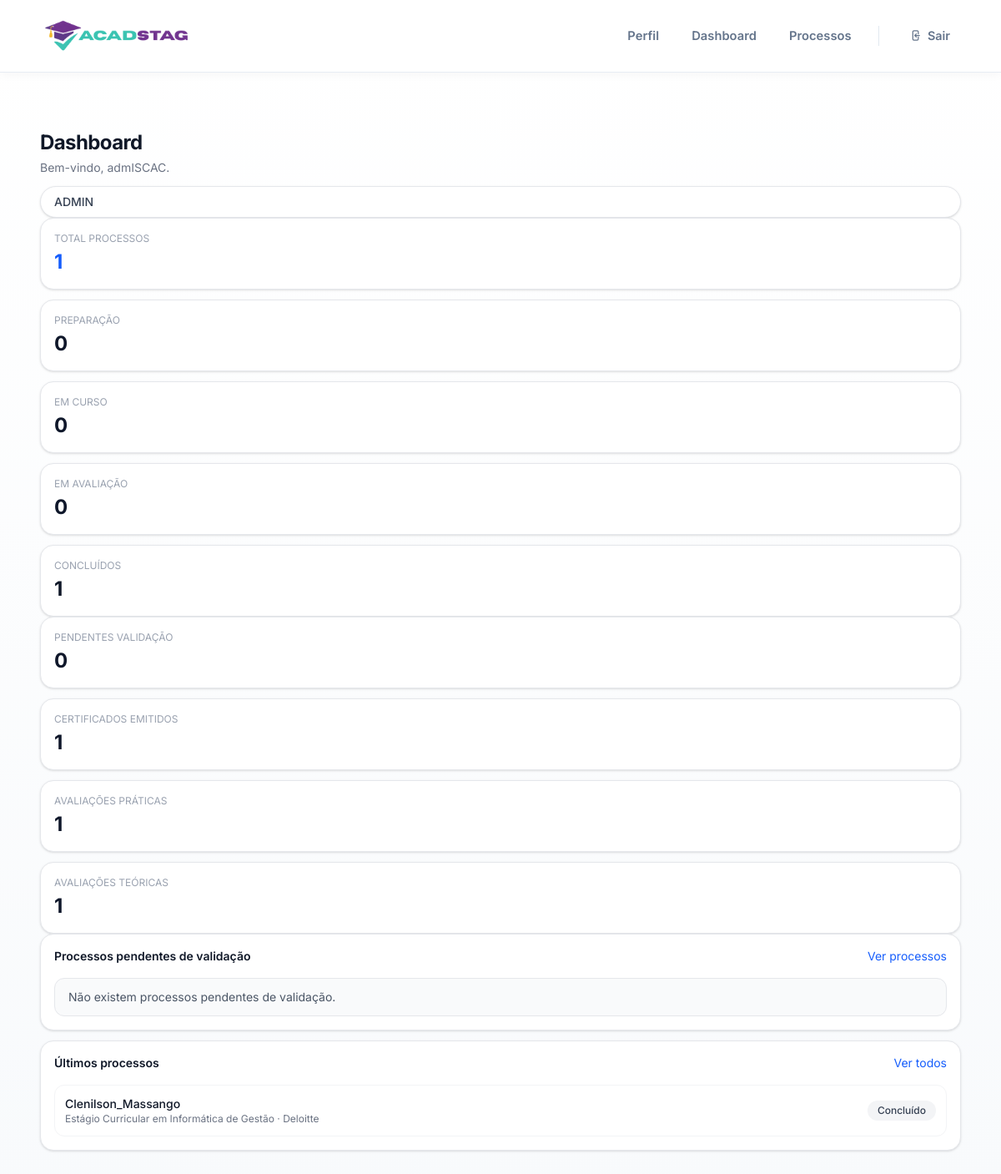
The page /dashboard/ (signed in) on the database its author committed.
### users/models.py (models this page shows, shortened)
class User(AbstractUser):
    class Roles(models.TextChoices):
        ALUNO = "ALUNO", "Aluno"
        EMPRESA = "EMPRESA", "Empresa"
        ORIENTADOR = "ORIENTADOR", "Orientador"
        ADMIN = "ADMIN", "Administrador"
    role = models.CharField(
        max_length=20,
        choices=Roles.choices,
        default=Roles.ALUNO
    )
    email = models.EmailField(unique=True, blank=True, null=True)

### processos/models.py (models this page shows, shortened)
class ProcessoEstagio(models.Model):
    class Estado(models.TextChoices):
        PREPARACAO = "PREPARACAO", "Preparação"
        EM_CURSO = "EM_CURSO", "Em curso"
        EM_AVALIACAO = "EM_AVALIACAO", "Em avaliação"
        CONCLUIDO = "CONCLUIDO", "Concluído"
    candidatura = models.OneToOneField(
        Candidatura,
        on_delete=models.CASCADE,
        related_name="processo",
    )
    orientador = models.ForeignKey(
        User,
        on_delete=models.SET_NULL,
        null=True,
        blank=True,
        related_name="processos_orientados",
        limit_choices_to={"role": "ORIENTADOR"},
    )
    supervisor_nome = models.CharField(max_length=150, blank=True)
    supervisor_email = models.EmailField(blank=True)
    supervisor_telefone = models.CharField(max_length=30, blank=True)
    supervisor_cargo = models.CharField(max_length=120, blank=True)
    local_estagio = models.CharField(max_length=200, blank=True)
    data_inicio = models.DateField(null=True, blank=True)
    data_fim = models.DateField(null=True, blank=True)
    acordo_estagio = models.FileField(
        upload_to="acordos_estagio/",
        validators=[FileExtensionValidator(allowed_extensions=["pdf"])],
        null=True,
        blank=True,
    )
    estado = models.CharField(
        max_length=30,
        choices=Estado.choices,
        default=Estado.PREPARACAO,
    )
    empresa_confirmada = models.BooleanField(default=False)
    validado_servicos_academicos = models.BooleanField(default=False)
    nota_final = models.DecimalField(
        max_digits=4,
        decimal_places=2,
        null=True,
        blank=True,
    )
    nota_publicada = models.BooleanField(default=False)
    criado_em = models.DateTimeField(auto_now_add=True)
    atualizado_em = models.DateTimeField(auto_now=True)
    class Meta:
        ordering = ["-criado_em"]

### candidaturas/models.py (models this page shows, shortened)
class Candidatura(models.Model):
    class Status(models.TextChoices):
        SUBMETIDA = "SUBMETIDA", "Submetida"
        ACEITE = "ACEITE", "Aceite"
        REJEITADA = "REJEITADA", "Rejeitada"
    aluno = models.ForeignKey(
        User,
        on_delete=models.CASCADE,
        related_name="candidaturas",
        limit_choices_to={"role": "ALUNO"},
    )
    estagio = models.ForeignKey(
        Estagio,
        on_delete=models.CASCADE,
        related_name="candidaturas",
    )
    cv = models.FileField(
        upload_to="candidaturas/cv/",
        validators=[FileExtensionValidator(allowed_extensions=["pdf"])],
        null=True,
        blank=True,
    )
    comprovativo_frequencia = models.FileField(
        upload_to="candidaturas/comprovativos/",
        validators=[FileExtensionValidator(allowed_extensions=["pdf"])],
        null=True,
        blank=True,
    )
    status = models.CharField(
        max_length=20,
        choices=Status.choices,
        default=Status.SUBMETIDA,
    )
    data_candidatura = models.DateTimeField(auto_now_add=True)
    class Meta:
        unique_together = ("aluno", "estagio")
        ordering = ["-data_candidatura"]

### estagios/models.py (models this page shows, shortened)
class Estagio(models.Model):
    titulo = models.CharField(max_length=200)
    descricao = models.TextField()
    area = models.CharField(max_length=100)
    duracao_meses = models.IntegerField()
    ativo = models.BooleanField(default=True)
    data_criacao = models.DateTimeField(auto_now_add=True)
    empresa = models.ForeignKey(
        Empresa,
        on_delete=models.CASCADE,
        related_name="estagios"
    )

### empresas/models.py (models this page shows, shortened)
class Empresa(models.Model):
    user = models.OneToOneField(
        User,
        on_delete=models.CASCADE,
        related_name="empresa",
        limit_choices_to={"role": "EMPRESA"},
    )
    nome = models.CharField(max_length=200)
    area = models.CharField(max_length=120, blank=True)
    contacto = models.CharField(max_length=120, blank=True)
    morada = models.CharField(max_length=200, blank=True)
    nif = models.CharField(max_length=20, blank=True)

### dashboard/views.py (the view)
# urls.py: path("dashboard/", views.dashboard_view, name="home"),
@login_required
@role_required("ALUNO", "EMPRESA", "ORIENTADOR", "ADMIN", message="Acesso não autorizado.")
def dashboard_view(request):
    user = request.user
    if user.role == "ALUNO":
        context = _build_aluno_context(user)
    elif user.role == "EMPRESA":
        context = _build_empresa_context(user)
    elif user.role == "ORIENTADOR":
        context = _build_orientador_context(user)
    elif user.role == "ADMIN":
        context = _build_admin_context()
    else:
        context = {}
    return render(request, "dashboard/home.html", context)

### templates/dashboard/home.html (shortened to what this page needs)
{% extends "base.html" %}
{% load status_tags %}
{% block content %}
<div class="w-full mx-auto py-5 px-4">
  <div class="flex flex-col lg:flex-row lg:items-center lg:justify-between gap-3 mb-5">
    <div>
      <h2 class="text-2xl font-bold tracking-tight text-gray-900">Dashboard</h2>
      <p class="text-sm text-gray-500 mt-1">
        Bem-vindo, {{ request.user.first_name|default:request.user.username }}.
      </p>
    </div>
    <div class="inline-flex items-center rounded-full border border-gray-200 bg-white px-4 py-2 text-sm font-medium text-gray-700 shadow-sm">
      {{ request.user.role }}
    </div>
  </div>
  {% if user.role == "ALUNO" %}
    <div class="grid grid-cols-2 xl:grid-cols-4 gap-3 mb-5">
      <div class="bg-white border border-gray-200 rounded-2xl shadow-sm p-4">
        <p class="text-xs uppercase tracking-wide text-gray-400 mb-1">Submetidas</p>
        <p class="text-2xl font-bold text-yellow-600">{{ kpis.submetidas }}</p>
      </div>
      <div class="bg-white border border-gray-200 rounded-2xl shadow-sm p-4">
        <p class="text-xs uppercase tracking-wide text-gray-400 mb-1">Aceites</p>
        <p class="text-2xl font-bold text-green-600">{{ kpis.aceites }}</p>
      </div>
      <div class="bg-white border border-gray-200 rounded-2xl shadow-sm p-4">
        <p class="text-xs uppercase tracking-wide text-gray-400 mb-1">Rejeitadas</p>
        <p class="text-2xl font-bold text-red-600">{{ kpis.rejeitadas }}</p>
      </div>
      <div class="bg-white border border-gray-200 rounded-2xl shadow-sm p-4">
        <p class="text-xs uppercase tracking-wide text-gray-400 mb-1">Processos</p>
        <p class="text-2xl font-bold text-blue-600">{{ kpis.processos }}</p>
      </div>
    </div>
    <div class="grid grid-cols-1 xl:grid-cols-3 gap-3">
      <div class="xl:col-span-2 bg-white border border-gray-200 rounded-2xl shadow-sm p-4">
        <div class="flex items-center justify-between mb-4">
          <h3 class="text-sm font-semibold text-gray-900">Últimas candidaturas</h3>
          <a href="{% url 'candidaturas:minhas' %}" class="text-sm text-blue-600 hover:underline">
            Ver todas
          </a>
        </div>
        <div class="space-y-3">
          {% for c in ultimas_candidaturas %}
            <div class="flex items-center justify-between gap-3 rounded-xl border border-gray-100 px-3 py-3">
              <div class="min-w-0">
                <p class="text-sm font-medium text-gray-900 truncate">{{ c.estagio.titulo }}</p>
                <p class="text-xs text-gray-500 truncate">{{ c.estagio.empresa.nome }}</p>
              </div>
              <span class="shrink-0 px-2 py-1 rounded text-xs font-semibold {{ c.status|status_badge }}">
                {{ c.status }}
              </span>
            </div>
          {% empty %}
            <div class="rounded-xl border border-yellow-200 bg-yellow-50 px-4 py-3 text-sm text-yellow-800">
              Sem candidaturas.
            </div>
          {% endfor %}
        </div>
      </div>
      <div class="bg-white border border-gray-200 rounded-2xl shadow-sm p-4">
        <div class="flex items-center justify-between mb-4">
          <h3 class="text-sm font-semibold text-gray-900">Estágios recentes</h3>
          <a href="{% url 'estagios:list' %}" class="text-sm text-blue-600 hover:underline">
            Ver mais
          </a>
        </div>
        <div class="space-y-3">
          {% for e in estagios_recentes %}
            <a
              href="{% url 'estagios:detail' e.id %}"
              class="block rounded-xl border border-gray-100 px-3 py-3 hover:bg-gray-50 transition"
            >
              <p class="text-sm font-medium text-gray-900 truncate">{{ e.titulo }}</p>
              <p class="text-xs text-gray-500 truncate">{{ e.area }}</p>
            </a>
          {% empty %}
            <div class="text-sm text-gray-500">Sem estágios disponíveis.</div>
          {% endfor %}
        </div>
      </div>
    </div>
  {% elif user.role == "ADMIN" %}
    <div class="grid grid-cols-2 xl:grid-cols-5 gap-3 mb-5">
      <div class="bg-white border border-gray-200 rounded-2xl shadow-sm p-4">
        <p class="text-xs uppercase tracking-wide text-gray-400 mb-1">Total processos</p>
        <p class="text-2xl font-bold text-blue-600">{{ kpis.processos_total }}</p>
      </div>
      <div class="bg-white border border-gray-200 rounded-2xl shadow-sm p-4">
        <p class="text-xs uppercase tracking-wide text-gray-400 mb-1">Preparação</p>
        <p class="text-2xl font-bold text-yellow-600">{{ kpis.processos_preparacao }}</p>
      </div>
      <div class="bg-white border border-gray-200 rounded-2xl shadow-sm p-4">
        <p class="text-xs uppercase tracking-wide text-gray-400 mb-1">Em curso</p>
        <p class="text-2xl font-bold text-green-600">{{ kpis.processos_em_curso }}</p>
      </div>
      <div class="bg-white border border-gray-200 rounded-2xl shadow-sm p-4">
        <p class="text-xs uppercase tracking-wide text-gray-400 mb-1">Em avaliação</p>
        <p class="text-2xl font-bold text-purple-600">{{ kpis.processos_em_avaliacao }}</p>
      </div>
      <div class="bg-white border border-gray-200 rounded-2xl shadow-sm p-4">
        <p class="text-xs uppercase tracking-wide text-gray-400 mb-1">Concluídos</p>
        <p class="text-2xl font-bold text-gray-900">{{ kpis.processos_concluidos }}</p>
      </div>
    </div>
    <div class="grid grid-cols-2 xl:grid-cols-4 gap-3 mb-5">
      <div class="bg-white border border-gray-200 rounded-2xl shadow-sm p-4">
        <p class="text-xs uppercase tracking-wide text-gray-400 mb-1">Pendentes validação</p>
        <p class="text-2xl font-bold text-orange-600">{{ kpis.pendentes_validacao }}</p>
      </div>
      <div class="bg-white border border-gray-200 rounded-2xl shadow-sm p-4">
        <p class="text-xs uppercase tracking-wide text-gray-400 mb-1">Certificados emitidos</p>
        <p class="text-2xl font-bold text-emerald-600">{{ kpis.certificados_emitidos }}</p>
      </div>
      <div class="bg-white border border-gray-200 rounded-2xl shadow-sm p-4">
        <p class="text-xs uppercase tracking-wide text-gray-400 mb-1">Avaliações práticas</p>
        <p class="text-2xl font-bold text-indigo-600">{{ kpis.avaliacoes_praticas }}</p>
      </div>
      <div class="bg-white border border-gray-200 rounded-2xl shadow-sm p-4">
        <p class="text-xs uppercase tracking-wide text-gray-400 mb-1">Avaliações teóricas</p>
        <p class="text-2xl font-bold text-pink-600">{{ kpis.avaliacoes_teoricas }}</p>
      </div>
    </div>
    <div class="grid grid-cols-1 xl:grid-cols-2 gap-3">
      <div class="bg-white border border-gray-200 rounded-2xl shadow-sm p-4">
        <div class="flex items-center justify-between mb-4">
          <h3 class="text-sm font-semibold text-gray-900">Processos pendentes de validação</h3>
          <a href="{% url 'processos:list' %}" class="text-sm text-blue-600 hover:underline">
            Ver processos
          </a>
        </div>
        <div class="space-y-3">
          {% for processo in processos_pendentes_validacao %}
            <a
              href="{% url 'processos:detalhe' processo.pk %}"
              class="block rounded-xl border border-gray-100 px-3 py-3 hover:bg-gray-50 transition"
            >
              <div class="flex items-center justify-between gap-3">
                <div class="min-w-0">
                  <p class="text-sm font-medium text-gray-900 truncate">
                    {{ processo.candidatura.aluno.get_full_name|default:processo.candidatura.aluno.username }}
                  </p>
                  <p class="text-xs text-gray-500 truncate">
                    {{ processo.candidatura.estagio.titulo }} · {{ processo.candidatura.estagio.empresa.nome }}
                  </p>
                </div>
                <span class="shrink-0 rounded-full bg-yellow-100 px-3 py-1 text-xs font-medium text-yellow-800">
                  Por validar
                </span>
              </div>
            </a>
          {% empty %}
            <div class="rounded-xl border border-gray-200 bg-gray-50 px-4 py-3 text-sm text-gray-600">
              Não existem processos pendentes de validação.
            </div>
          {% endfor %}
        </div>
      </div>
      <div class="bg-white border border-gray-200 rounded-2xl shadow-sm p-4">
        <div class="flex items-center justify-between mb-4">
          <h3 class="text-sm font-semibold text-gray-900">Últimos processos</h3>
          <a href="{% url 'processos:list' %}" class="text-sm text-blue-600 hover:underline">
            Ver todos
          </a>
        </div>
        <div class="space-y-3">
          {% for processo in ultimos_processos %}
            <a
              href="{% url 'processos:detalhe' processo.pk %}"
              class="block rounded-xl border border-gray-100 px-3 py-3 hover:bg-gray-50 transition"
            >
              <div class="flex items-center justify-between gap-3">
                <div class="min-w-0">
                  <p class="text-sm font-medium text-gray-900 truncate">
                    {{ processo.candidatura.aluno.get_full_name|default:processo.candidatura.aluno.username }}
                  </p>
                  <p class="text-xs text-gray-500 truncate">
                    {{ processo.candidatura.estagio.titulo }} · {{ processo.candidatura.estagio.empresa.nome }}
                  </p>
                </div>
                <span class="shrink-0 rounded-full bg-gray-100 px-3 py-1 text-xs font-medium text-gray-700">
                  {{ processo.get_estado_display }}
                </span>
              </div>
            </a>
          {% empty %}
            <div class="rounded-xl border border-gray-200 bg-gray-50 px-4 py-3 text-sm text-gray-600">
              Ainda não existem processos registados.
            </div>
          {% endfor %}
        </div>
      </div>
    </div>
  {% else %}
    <div class="bg-white border border-gray-200 rounded-2xl shadow-sm p-5">
      <p class="text-sm text-gray-500">Sem dados disponíveis para este perfil.</p>
    </div>
  {% endif %}
</div>
{% endblock %}

### templates/base.html (style rules this page uses)
:root { --teal: #2DD4BF; --teal-dk: #14B8A6; --purple: #6D28D9; --purple-hover: #5B21B6; --purple-lt: #F3E8FF; --gold: #F59E0B; --ink: #0F172A; --ink-mid: #64748B; --surface: #F8FAFC; --border: #E2E8F0; }
*, *::before, *::after { box-sizing: border-box; }
body { margin: 0; font-family: 'Inter', sans-serif; background: linear-gradient(to bottom, #ffffff, var(--surface)); color: var(--ink); -webkit-font-smoothing: antialiased; }
a { transition: color .18s ease; }

### rows shown on the page
User: user.first_name "admISCAC", user.role "ADMIN"
ProcessoEstagio: candidatura.aluno.get_full_name "Clenilson_Massango", candidatura.estagio.titulo "Estágio Curricular em Informática de Gestão", candidatura.estagio.empresa.nome "Deloitte", estado "Concluído"

### other values the page prints
{{ kpis.processos_total }} "1"
{{ kpis.processos_preparacao }} "0"
{{ kpis.processos_em_curso }} "0"
{{ kpis.processos_em_avaliacao }} "0"
{{ kpis.processos_concluidos }} "1"
{{ kpis.pendentes_validacao }} "0"
{{ kpis.certificados_emitidos }} "1"
{{ kpis.avaliacoes_praticas }} "1"
{{ kpis.avaliacoes_teoricas }} "1"
